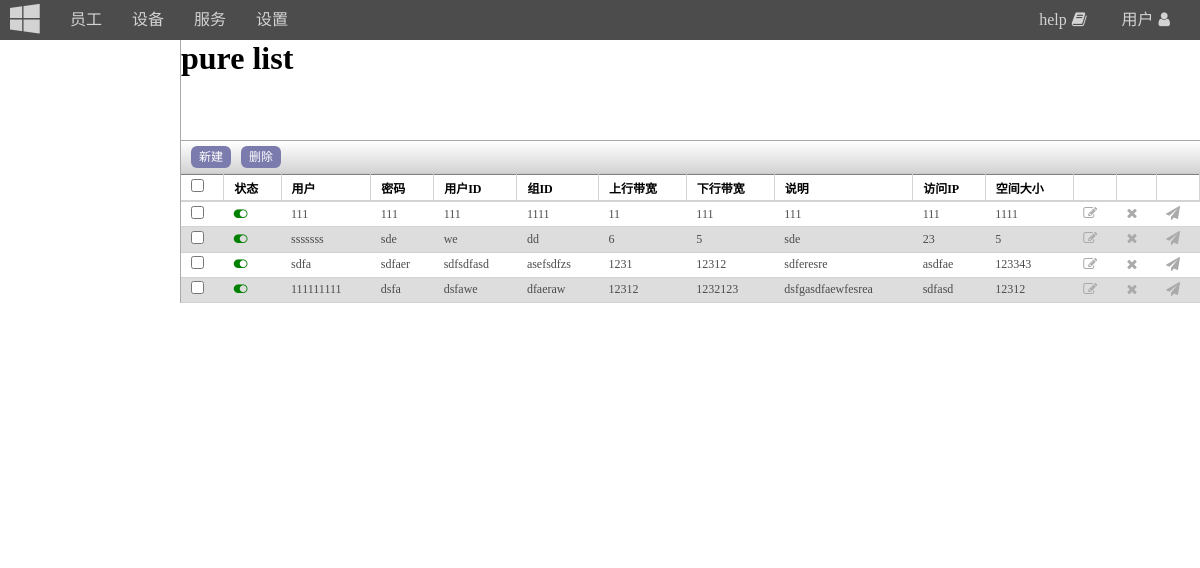
/pure_list/, run on the app's committed database.
### web/models.py (models this page shows)
class pureftp(models.Model):
    status = models.BooleanField(default=1)
    user=models.CharField(max_length=32)
    password=models.CharField(max_length=64)
    uid=models.CharField(max_length=11)
    gid=models.CharField(max_length=11)
    dir=models.CharField(max_length=128)
    ulbandwidth=models.IntegerField(default=0)
    dlbandwidth=models.IntegerField(default=0)
    comment=models.TextField(null=True)
    ipaccess=models.CharField(max_length=15,default='0.0.0.0')
    quotasize=models.IntegerField(default=0)
    quotafiles=models.IntegerField(default=0)
    createdate=models.DateField()
    lastedate=models.DateField()

### web/views.py (the view)
# urls.py: path('pure_list/', views.view_pure_list),
def view_pure_list(request):
    context={}
    context['title']='pure list'
    username = request.COOKIES.get('username', '')
    if username:
        signuser = hr_hr.objects.get(userid=username)
        context['userinfo'] = signuser.name
    else:
        context['userinfo'] = '用户'
    ps = pureftp.objects.all()
    context['context'] = ps
    return render(request, 'pure_list.html', context)

### templates/pure_list.html (shortened to what this page needs)
{% extends "base.html" %}
{% block styecss %}
    <link rel="stylesheet" type="text/css" href="/static/css/view_hr_list.css">
{% endblock styecss %}
{% block mainbody %}
    <div class="view_menu">
        <div class="limg"></div>
        <div class="sub_menu">
            <ul>
                <li></li>
                <li></li>
                <li></li>
            </ul>
        </div>
    </div>
    <div class="view_form">
        <div class="header">
            <h1>{{ title }}</h1>
        </div>
        <div class="cmd_nav">
            <ul class="but_cmd">
                <li><a href="/pure_form?act=0">新建</a></li>
                <li>
                    <a href="#">删除</a>
                </li>
            </ul>
        </div>
        <context>
            <div class="listview">
                <table class="table_view" border="1">
                    <thead>
                        <tr>
                            <th><input type="checkbox"></th>
                            <th>状态</th>
                            <th>用户</th>
                            <th>密码</th>
                            <th>用户ID</th>
                            <th>组ID</th>
                            <th>上行带宽</th>
                            <th>下行带宽</th>
                            <th>说明</th>
                            <th>访问IP</th>
                            <th>空间大小</th>
                            <th></th>
                            <th></th>
                            <th></th>
                        </tr>
                    </thead>
                    <tbody>
                        {% for item in context %}
                            <tr>
                                <td><input type="checkbox"></td>
                                <td>
                                    {% if  item.status %}
                                        <span style="color: green;"><i class="fa fa-toggle-on fa-1x"></i></span>
                                    {% else %}
                                        <span style="color: red;"><i class="fa fa-toggle-off fa-1x"></i></span>
                                    {% endif %}
                                </td>
                                <td>{{ item.user }}</td>
                                <td>{{ item.password }}</td>
                                <td>{{ item.uid }}</td>
                                <td>{{ item.gid }}</td>
                                <td>{{ item.ulbandwidth }}</td>
                                <td>{{ item.dlbandwidth }}</td>
                                <td>{{ item.comment }}</td>
                                <td>{{ item.ipaccess }}</td>
                                <td>{{ item.quotasize }}</td>
                                <td><a class="but_min" href="/pure_form?act={{ item.id }}" title="编辑"><i class="fa fa-edit fa-1x"></i></a></td>
                                <td><a class="but_min" href="/pure_del?act=del&id={{ item.id }}" title="删除"><i class="fa fa-remove fa-1x"></i></a></td>
                                <td><a class="but_min" href="resend/{{ item.id }}" title="发送信息给创建者"><i class="fa fa-send fa-1x"></i></a></td>
                            </tr>
                        {% empty %}
                            <tr>
                                <td  colspan="14" style="text-align: center;">(暂无数据)</td>
                            </tr>
                        {% endfor %}
                    </tbody>
                </table>
            </div>
        </context>
    </div>
{% endblock %}

### static/css/base.css (style rules this page uses)
* { margin:0;padding:0; font-family:"Microsoft Yahei"; }

### static/css/view_hr_list.css (style rules this page uses)
* { margin: 0px;padding: 0px; }
.view_menu { float: left;width: 15%;height: 500px;box-sizing: border-box; }
.view_menu .limg { height:100px; }
.sub_menu li { height: 30px; }
.view_form { float: right;width: 85%;border-left: 1px solid #aaaaaa;box-sizing: border-box; }
.header { height: 100px; }
.cmd_nav { height: 32px;background:linear-gradient(white,lightgrey); border-top: 1px solid #a8a8a8;border-bottom: 1px solid #cacaca; }
context { padding: 0px; }
.table_view { width: 100%;border-collapse: collapse;border: 0px solid black;font-size:12px; }
.table_view tr:nth-child(2n) { background: #dddddd; }
.table_view th,.table_view td { padding: .3em 10px;border: 0px solid black;border-bottom: 1px solid lightgray; }
.table_view th { border-right: 1px solid lightgray;border-top: 1px solid gray;border-bottom: 2px solid lightgray;text-align: left; }
.table_view td { color: rgb(76,76,76); }
.but_min { font-size:14px;text-decoration: none;color: #aaaaaa; }
.but_cmd { float:left; }
.but_cmd li { float: left;margin-left: 10px;list-style-type: none; }
.but_cmd li a { text-decoration: none;color: white;background: #7c7bad;line-height: 32px;padding: 4px 8px;border-radius: .5em;font-size:12px; }

### data on the page
pureftp: status True (drawn), user "111", password "111", uid "111", gid "1111", ulbandwidth "11", dlbandwidth "111", comment "111", ipaccess "111", quotasize "1111"
pureftp: status True (drawn), user "sssssss", password "sde", uid "we", gid "dd", ulbandwidth "6", dlbandwidth "5", comment "sde", ipaccess "23", quotasize "5"
pureftp: status True (drawn), user "sdfa", password "sdfaer", uid "sdfsdfasd", gid "asefsdfzs", ulbandwidth "1231", dlbandwidth "12312", comment "sdferesre", ipaccess "asdfae", quotasize "123343"
pureftp: status True (drawn), user "111111111", password "dsfa", uid "dsfawe", gid "dfaeraw", ulbandwidth "12312", dlbandwidth "1232123", comment "dsfgasdfaewfesrea", ipaccess "sdfasd", quotasize "12312"

### other printed values
{{ userinfo }} "用户"
{{ title }} "pure list"
